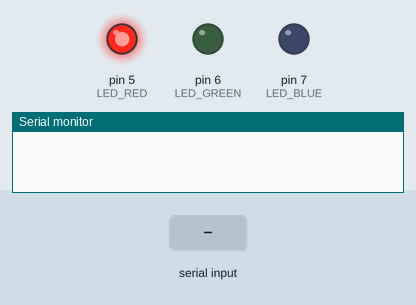
A sketch run on a simulated Arduino Uno, built with avr-gcc and run on an emulated ATmega328P. Parts: output pins drawn as LEDs (lit = HIGH), the last lines printed to the serial monitor. The inputs (shaded band) are chosen by the test bench.

Above: at 0.9 s.
1.0 s: "*" received over Serial
At 1.4 s:
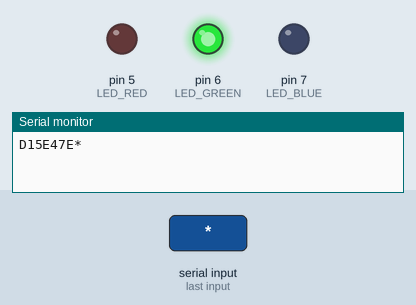
2.5 s: "B" received over Serial
At 3.7 s:
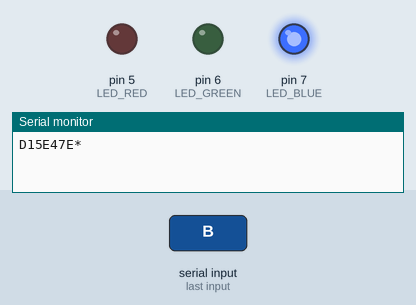
4.0 s: "*" received over Serial
At 4.9 s:
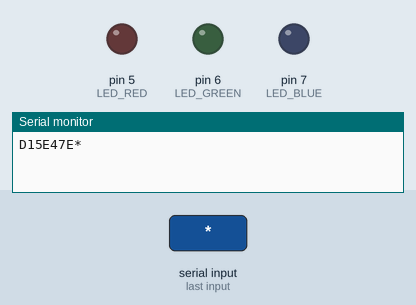
5.5 s: "R" received over Serial
At 6.1 s:
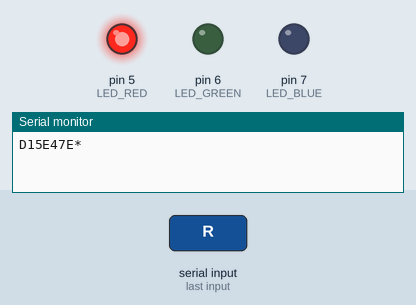
7.0 s: "G" received over Serial
At 8.4 s:
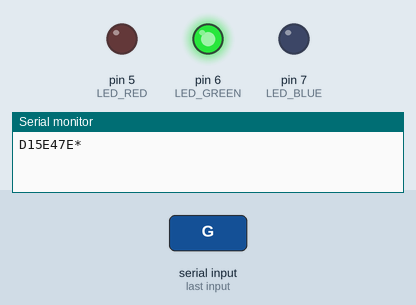
Timing chart, 0 to 9.5 s (numbered marks = the images above; inputs shaded):
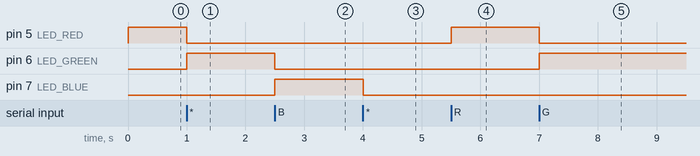

Measured:
- after the input at 1.0 s, pin 5 (LED_RED): HIGH → LOW at once; pin 6 (LED_GREEN): LOW → HIGH at once
- after the input at 2.5 s, pin 6 (LED_GREEN): HIGH → LOW at once; pin 7 (LED_BLUE): LOW → HIGH at once
- after the input at 4.0 s, pin 7 (LED_BLUE): HIGH → LOW at once
- after the input at 5.5 s, pin 5 (LED_RED): LOW → HIGH at once
- after the input at 7.0 s, pin 5 (LED_RED): HIGH → LOW at once; pin 6 (LED_GREEN): LOW → HIGH at once

The sketch:

main.ino
```cpp
// (licence header left out)
#include "Arduino.h"

#define LED_RED 5        //red color led
#define LED_GREEN 6      //green color led
#define LED_BLUE 7       //blue color ledq

char NFC_chip_code_number[9] = "D15E47EA";    //NFC chip number

void reset_light_function();     //reset light function
void red_light_function();       //red light function
void green_light_function();     //green light function
void blue_light_function();      //blue light function

void setup(){

  Serial.begin(9600);            //Bluetooth Serial Setting
  pinMode(LED_RED, OUTPUT);      //red led output state
  pinMode(LED_GREEN, OUTPUT);    //green led output state
  pinMode(LED_BLUE, OUTPUT);     //blue led output state

  digitalWrite(LED_RED,HIGH);
  while(1){

    char recv_data = (char)Serial.read();

    if(recv_data == '*'){                          //Confirm

        for(int i = 0; i < 7; i++){

          Serial.print(NFC_chip_code_number[i]);   // send data
        }

        Serial.print('*');   // END send flag
        break;
    }

  }

  digitalWrite(LED_RED,LOW);
  digitalWrite(LED_GREEN,HIGH);

}

void loop(){

  if(Serial.available() > 0){

    char recv_data = (char)Serial.read();            // Recieve Char type data from Mobile

    if(recv_data == '*'){                            // User Disconnect with devices

      //setup(); //XXX : Must reset at here
    }


    if(recv_data == 'R' || recv_data == 'r'){        // recieve data is Red

      reset_light_function();
      red_light_function();
    }
    else if(recv_data == 'G' || recv_data == 'g'){   // recieve data is Green

      reset_light_function();
      green_light_function();
    }
    else if(recv_data == 'B' || recv_data == 'b'){   // recieve data is Blue

      reset_light_function();
      blue_light_function();
    }
    else{                                            // Exception Handling

      reset_light_function();
    }

  }

}

void reset_light_function(){     //reset light function

  //NOTE : Turn off all led
  digitalWrite(LED_RED, LOW);
  digitalWrite(LED_GREEN, LOW);
  digitalWrite(LED_BLUE, LOW);
}

void red_light_function(){       //red light function

  //NOTE : Turn on Red led
  //TODO : Insert more code, if you need it
  digitalWrite(LED_RED, HIGH);
}

void green_light_function(){     //green light function

  //NOTE : Turn on Green led
  //TODO : Insert more code, if you need it
  digitalWrite(LED_GREEN, HIGH);
}

void blue_light_function(){      //blue light function

  //NOTE : Turn on Blue led
  //TODO : Insert more code, if you need it
  digitalWrite(LED_BLUE, HIGH);
}
```
